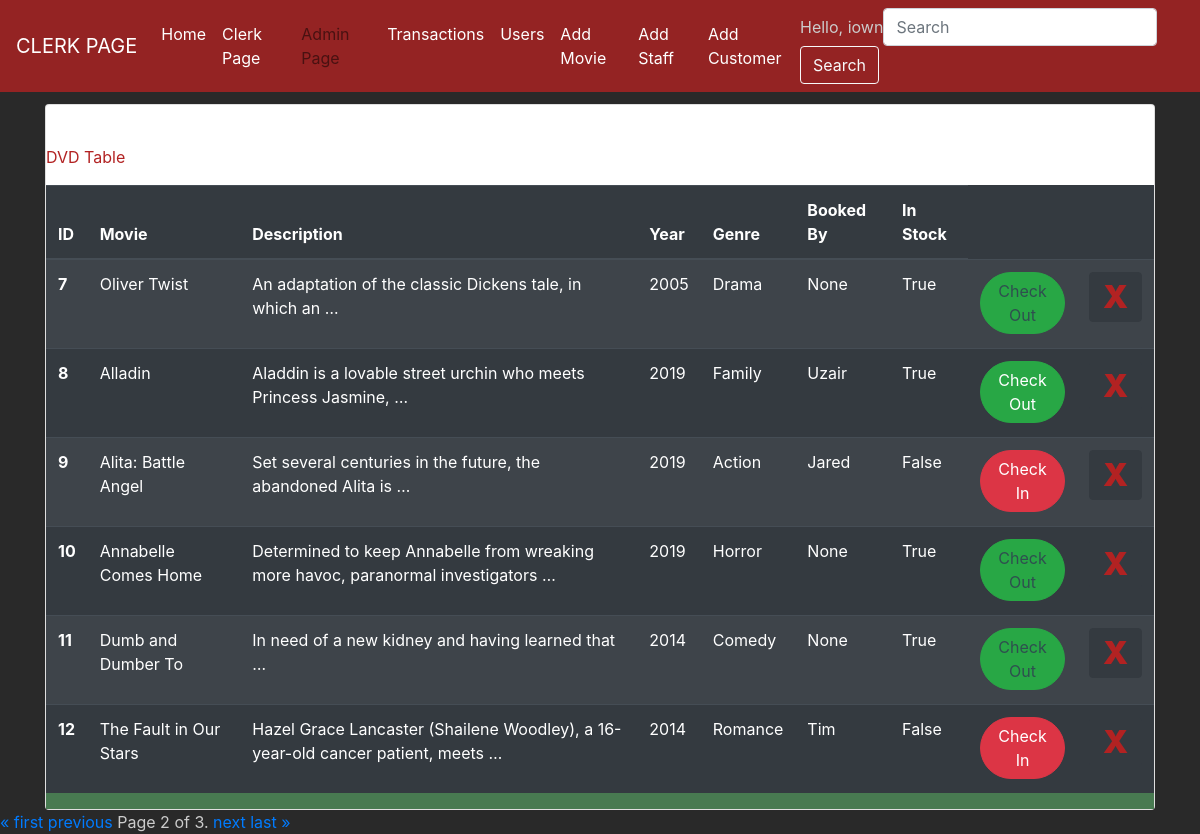
The app's page /clerk/?page=2 (signed in) with its own data.
### webapp/models.py (models this page shows)
class DVD(models.Model):
    Title= models.CharField(max_length=50)
    year = models.CharField(max_length=255)
    genre = models.CharField(max_length=255)
    InStock= models.BooleanField(default=True)
    Synopsis= models.TextField()
    BookingPickup = models.CharField(max_length=255)
    NumOfTimesRented= models.IntegerField(default=0)
    ImageDVD= models.ImageField(upload_to='pics')
    PriceDVD = models.IntegerField(default=0)
    NumDaysBooked = models.IntegerField(default=0)

### webapp/views.py (the view)
# urls.py: path('clerk/', views.clerk, name='clerk'),
@login_required
def clerk(request):
    dvds = DVD.objects.all() #imports dvds from database
    trans = Transaction.objects.all() #imports dvds from database
    users = User.objects.all() #imports dvds from database
    customer = Customer.objects.all() #imports dvds from database
    query = request.GET.get("query")
    if query:
        dvds = DVD.objects.filter(Q(Title__icontains=query)) #Search Function according to name
    paginator = Paginator(dvds, 6) # Show 3 dvds per page
    page = request.GET.get('page')
    dvds = paginator.get_page(page)
    form=DocumentForm()
    context_dict = { 'dvds':dvds ,'form': form, 'trans':trans, 'users':users, 'customer':customer}
    return render(request, 'clerk.html',context_dict)

### webapp/form.py
class DocumentForm(forms.ModelForm):
    class Meta:
        model = DVD
        fields = ('Title','year','genre','InStock','Synopsis','BookingPickup' ,'NumOfTimesRented','ImageDVD')

### templates/clerk.html (shortened to what this page needs)
{%load static %}
<!DOCTYPE html>
<html lang="en">
<head>
    <link rel="stylesheet" href="https://stackpath.bootstrapcdn.com/bootstrap/4.3.1/css/bootstrap.min.css">
    <link rel="stylesheet" type="text/css" href="{% static 'clerkstye.css'%}">
</head>
<body>
    <nav class="navbar navbar-expand-lg navbar-light sticky" style="background-color: rgba(178, 34, 34, 0.781);">
        <a class="navbar-brand" href="#" style="color: white" >CLERK PAGE</a>
        <div class="collapse navbar-collapse" id="navbarSupportedContent">
          <ul class="navbar-nav mr-auto">
            <li class="nav-item active">
              <a class="nav-link" href="/" style="color: white">Home <span class="sr-only">(current)</span></a>
            </li>
            <li class="nav-item ">
                {% if user.is_superuser %}
                <a class="nav-link" href="../clerk" style="color: white">Clerk Page</a>
                {%endif%}
              </li>
            <li class="nav-item" style="color: white">
              {% if user.is_superuser %}
              <a class="nav-link" href="/admin">Admin Page</a>
              {%endif%}
          </li>
          <li class="nav-item ">
              {% if user.is_superuser %}
              <a class="nav-link" href="../transactions" style="color: white">Transactions</a>
              {%endif%}
            </li>
          <li class="nav-item ">
                {% if user.is_superuser %}
                <a class="nav-link" href="../userstbl" style="color: white">Users</a>
                {%endif%}
          </li>
          <li class="nav-item">
              {% if user.is_superuser %}
              <a class="nav-link" href="#" data-toggle="modal" data-target="#mymodal1" style="color: white">Add Movie</a>
              {%endif%}
          </li>
          <li class="nav-item ">
            {% if user.is_superuser %}
            <a class="nav-link" href="#" data-toggle="modal" data-target="#mymodal2" style="color: white">Add Staff</a>
            {%endif%}
          </li>
          <li class="nav-item ">
            {% if user.is_superuser %}
            <a class="nav-link" href="#" data-toggle="modal" data-target="#mymodal3" style="color: white">Add Customer</a>
            {%endif%}
          </li>
          </ul>
          <form method="GET" action="" class="form-inline my-2 my-lg-0">
              <a> Hello, {{user.first_name}}</a><br>
            <input class="form-control mr-sm-2" name ='query' type="search" placeholder="Search" aria-label="Search">
            <button class="btn btn-outline-light my-2 my-sm-0" type="submit">Search</button>
          </form>
        </div>
      </nav>
<a></a><br>
    <div class="container">
        <div class="card" style="table-layout: fixed;">
          <div class="card-body"></div>
                <p class="" style="font: bold; color:firebrick">DVD Table</p>
                  <div class="table-body">
                          <table class="table table-striped table-dark">
                                  <thead>
                                    <tr>
                                      <th scope="col">ID</th>
                                      <th scope="col">Movie</th>
                                      <th scope="col">Description</th>
                                      <th scope="col">Year</th>
                                      <th scope="col">Genre</th>
                                      <th scope="col">Booked By</th>
                                      <th scope="col">In Stock</th>
                                    </tr>
                                  </thead>
                                  <tbody>
                                  {% for dvd in dvds %}
                                    <tr>
                                      <th scope="row">{{dvd.id}}</th>
                                      <td>{{dvd.Title}}</td>
                                      <td>{{dvd.Synopsis|safe|truncatewords:"10"|linebreaks}}</td>
                                      <td>{{dvd.year}}</td>
                                      <td>{{dvd.genre}}</td>
                                      <td>{{dvd.BookingPickup}}</td>
                                      <td>{{dvd.InStock}}</td>
                                      <td>
                                          {%if dvd.InStock %}
                                                {%if not dvd.BookingPickup == 'None' %}
                                                    <button type="button" class="btn btn-success badge-pill" data-toggle="modal" data-target="#checkout{{dvd.id}}" style="float: right">Check Out</button>
                                                {%else%}
                                                    <button type="button" class="btn btn-success badge-pill" style="pointer-events: none; color:darkslategray" data-toggle="modal" data-target="#checkout{{dvd.id}}" style="float: right">Check Out</button>
                                                {%endif%}
                                          {%else %}
                                            <form method="post" action="checkin">
                                              <button type="submit" class="btn btn-danger badge-pill" style="float: right">Check In</button>
                                            </form>
                                          {%endif%}
                                      </td>
                                      {% if user.is_superuser %}
                                      <td><form  method="post" action="deleteMovie">
                                        <button type="submit" class="btn btn-dark badge" style="color:firebrick; font-size:2rem"><strong>X</strong></button>
                                      </form>
                                      </td>
                                      {%endif%}
                                    </tr>
                                  {%endfor%}
                                  </tbody>
                                </table>
                  </div>
          </div>
        </div>
    <div class="pagination">
        <span class="step-links">
            {% if dvds.has_previous %}
                <a href="?page=1">&laquo; first</a>
                <a href="?page={{ dvds.previous_page_number }}">previous</a>
            {% endif %}
            <span class="current">
                Page {{ dvds.number }} of {{ dvds.paginator.num_pages }}.
            </span>
            {% if dvds.has_next %}
                <a href="?page={{ dvds.next_page_number }}">next</a>
                <a href="?page={{ dvds.paginator.num_pages }}">last &raquo;</a>
            {% endif %}
        </span>
    </div>
</body>
</html>

### static/clerkstye.css (style rules this page uses)
body { padding-top: 80px; background-color: rgb(41, 41, 41); color: #CCC; }
.navbar { z-index: 9999; }
.navbar-brand { color:forestgreen; }
.sticky { position: fixed; top:0; width:100%; }
.table-body { background-color: #487A51; }

### records on screen
DVD: id "7", Title "Oliver Twist", Synopsis "An adaptation of the classic Dickens tale, in which an …", year "2005", genre "Drama", BookingPickup "None", InStock "True"
DVD: id "8", Title "Alladin", Synopsis "Aladdin is a lovable street urchin who meets Princess Jasmine, …", year "2019", genre "Family", BookingPickup "Uzair", InStock "True"
DVD: id "9", Title "Alita: Battle Angel", Synopsis "Set several centuries in the future, the abandoned Alita is …", year "2019", genre "Action", BookingPickup "Jared", InStock "False"
DVD: id "10", Title "Annabelle Comes Home", Synopsis "Determined to keep Annabelle from wreaking more havoc, paranormal investigators …", year "2019", genre "Horror", BookingPickup "None", InStock "True"
DVD: id "11", Title "Dumb and Dumber To", Synopsis "In need of a new kidney and having learned that …", year "2014", genre "Comedy", BookingPickup "None", InStock "True"
DVD: id "12", Title "The Fault in Our Stars", Synopsis "Hazel Grace Lancaster (Shailene Woodley), a 16-year-old cancer patient, meets …", year "2014", genre "Romance", BookingPickup "Tim", InStock "False"

### other values on screen
{{ user.first_name }} "iown"
{{ dvds.number }} "2"
{{ dvds.paginator.num_pages }} "3"
